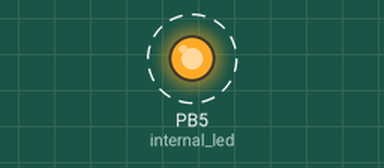
Recording of a program running on a simulated ATmega328P, built with avr-gcc and emulated at 16 MHz. Parts: output pins drawn as LEDs (lit = HIGH). Dashed ring = blinking.

Above: at 0.5 s.
Timing chart, 0 to 4.6 s (numbered marks = the images above):
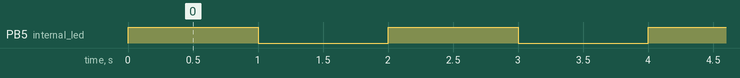

The program:

main.c
```c
#include <avr/io.h>
#include <util/delay.h>

// Efter att ha testat så är paranteserna runt 'a' och 'b' överflödiga, åtminstone på Linux.
// Dessutom räcker det ja med en unsigned variabel istället för en unsigned long long eftersom
//     de register vi använder är max 8 bitar.
#define BIT_SET(a, b) (a |= (1U << b))
#define BIT_CLEAR(a, b) (a &= ~(1U << b))

void internal_led() {
    while (1) {
        BIT_SET(PORTB, 5);
        _delay_ms(1000);
        BIT_CLEAR(PORTB, 5);
        _delay_ms(1000);
    }
}

int main(void) {
    DDRB |= (1U << 5); // Testade detta också, för att vara extra tydliga bör vi använda en unsigned här med
    internal_led();
    return 0;
}
```

Measured:
- by itself, PB5 (internal_led): alternates HIGH for 1.0 s and LOW for 1.0 s
